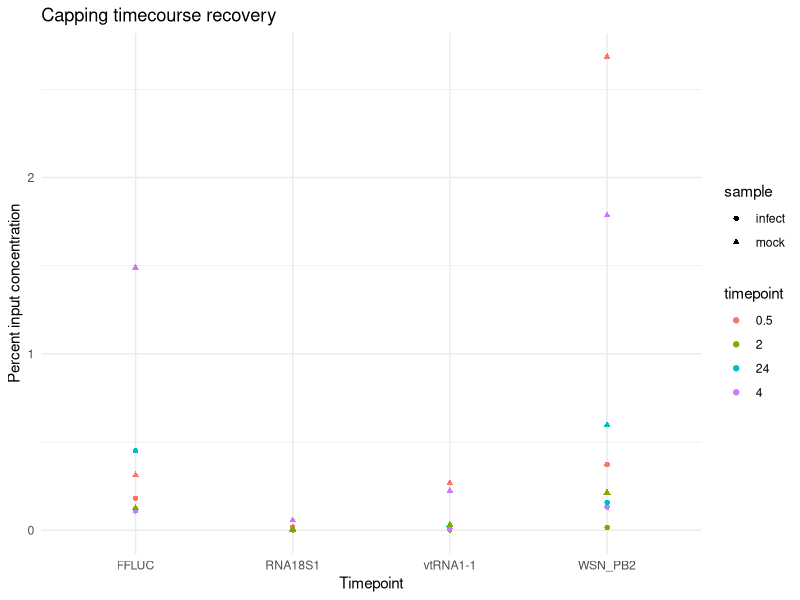
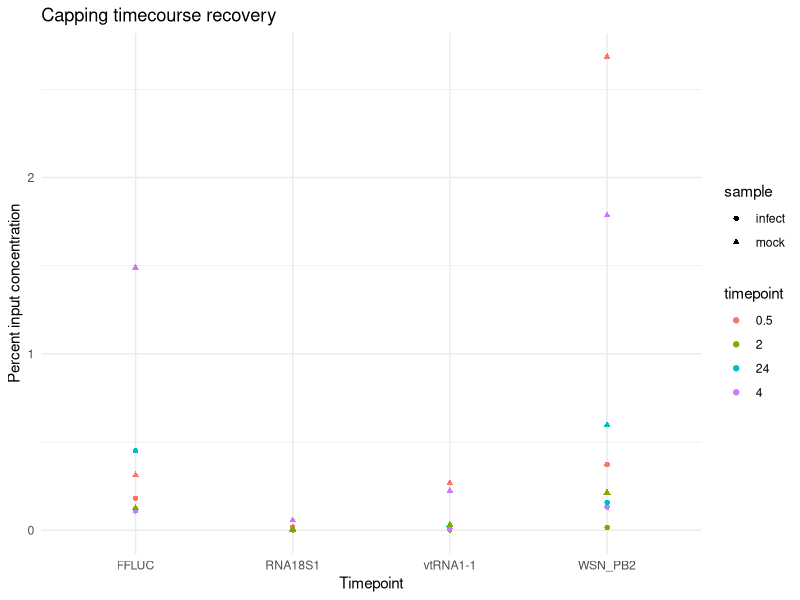

Write the R code that produced these figures, in order.
library(tidyverse)

df <- read.csv("TN069/69.2/TN069.2_filtered.csv")

data <- df %>%
  group_by(Sample.Name, Target.Name) %>%
  summarize(mean_Ct = mean(CT, na.rm = TRUE), .groups = "drop") %>%
  separate(Sample.Name, into = c("sample", "timepoint", "condition"), sep = "_") %>%
  pivot_wider(names_from = condition, values_from = mean_Ct) %>%
  mutate(delta_Ct = enrich - input + log2(0.1^-1)) %>%
  mutate(foldchange = 2^-(delta_Ct)) %>%
  mutate(percent = foldchange * 100)

p <- ggplot(data, aes(x = Target.Name, y = percent, color = timepoint, group = sample)) +
  geom_point(aes(shape = sample)) +
  labs(title = "Capping timecourse recovery",
       x = "Timepoint",
       y = "Percent input concentration") +
  theme_minimal()
print(p)
ggsave("TN069/69.2/TN069.2_percent_input_plot.png", plot = p, width = 8, height = 6, dpi = 300)